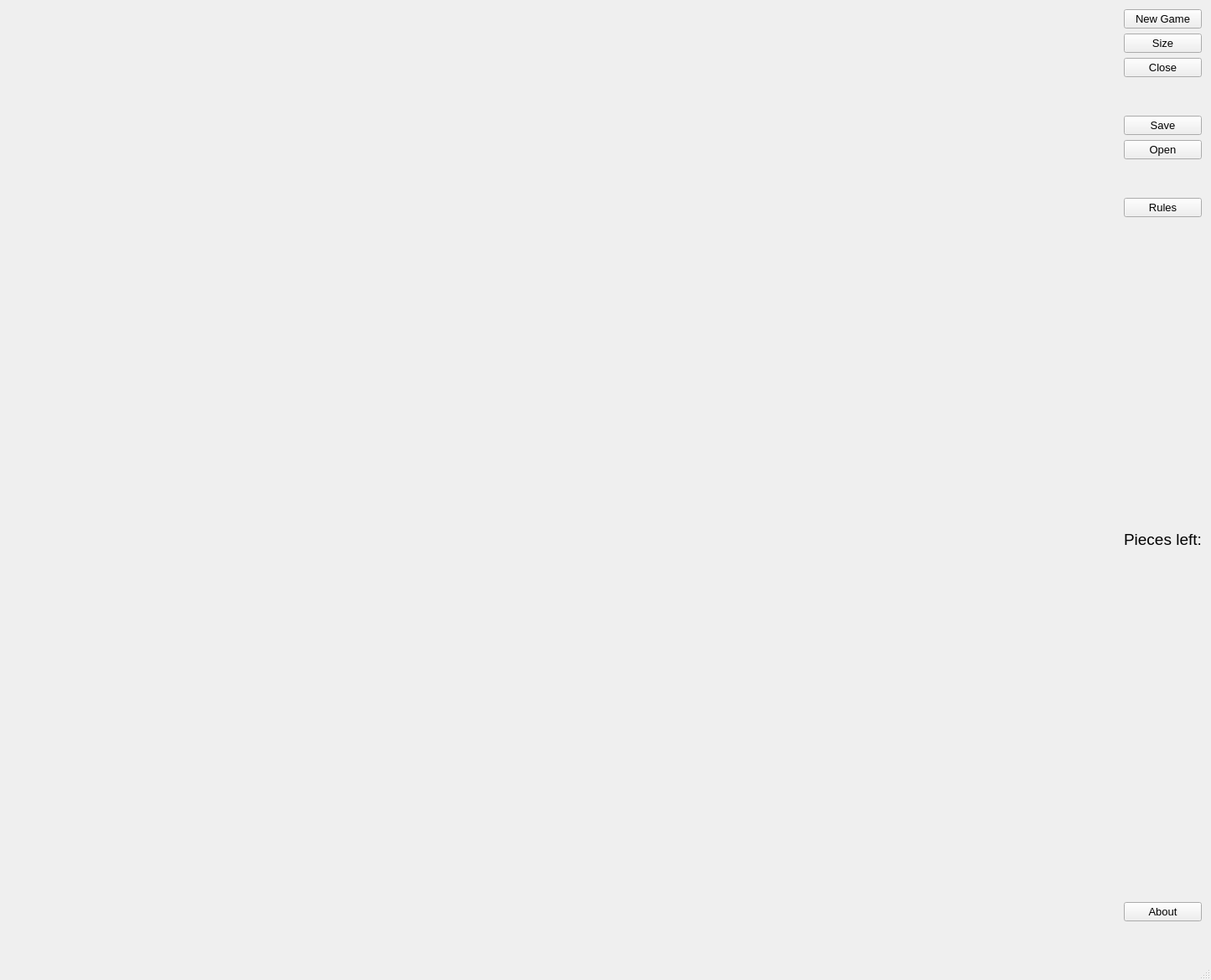
<?xml version="1.0" encoding="UTF-8"?>
<ui version="4.0">
 <class>MainWindow</class>
 <widget class="QMainWindow" name="MainWindow">
  <property name="geometry">
   <rect>
    <x>0</x>
    <y>0</y>
    <width>1445</width>
    <height>1169</height>
   </rect>
  </property>
  <property name="sizePolicy">
   <sizepolicy hsizetype="Preferred" vsizetype="Preferred">
    <horstretch>0</horstretch>
    <verstretch>0</verstretch>
   </sizepolicy>
  </property>
  <property name="focusPolicy">
   <enum>Qt::StrongFocus</enum>
  </property>
  <property name="windowTitle">
   <string>Puzzle</string>
  </property>
  <property name="windowIcon">
   <iconset>
    <normaloff>icons/components.png</normaloff>icons/components.png</iconset>
  </property>
  <widget class="QWidget" name="centralWidget">
   <property name="sizePolicy">
    <sizepolicy hsizetype="Expanding" vsizetype="Expanding">
     <horstretch>0</horstretch>
     <verstretch>0</verstretch>
    </sizepolicy>
   </property>
   <layout class="QHBoxLayout" name="horizontalLayout">
    <item>
     <widget class="PuzzleView" name="puzzleWidget" native="true">
      <property name="sizePolicy">
       <sizepolicy hsizetype="Expanding" vsizetype="Expanding">
        <horstretch>1</horstretch>
        <verstretch>1</verstretch>
       </sizepolicy>
      </property>
      <property name="minimumSize">
       <size>
        <width>0</width>
        <height>0</height>
       </size>
      </property>
     </widget>
    </item>
    <item>
     <spacer name="horizontalSpacer">
      <property name="orientation">
       <enum>Qt::Horizontal</enum>
      </property>
      <property name="sizeHint" stdset="0">
       <size>
        <width>40</width>
        <height>20</height>
       </size>
      </property>
     </spacer>
    </item>
    <item>
     <widget class="PiecesView" name="piecesWidget" native="true">
      <property name="sizePolicy">
       <sizepolicy hsizetype="Expanding" vsizetype="Expanding">
        <horstretch>1</horstretch>
        <verstretch>1</verstretch>
       </sizepolicy>
      </property>
      <property name="minimumSize">
       <size>
        <width>0</width>
        <height>0</height>
       </size>
      </property>
     </widget>
    </item>
    <item>
     <layout class="QVBoxLayout" name="verticalLayout">
      <item>
       <widget class="QPushButton" name="newGameButton">
        <property name="font">
         <font>
          <pointsize>10</pointsize>
         </font>
        </property>
        <property name="text">
         <string>New Game</string>
        </property>
       </widget>
      </item>
      <item>
       <widget class="QPushButton" name="sizeButton">
        <property name="font">
         <font>
          <pointsize>10</pointsize>
         </font>
        </property>
        <property name="text">
         <string>Size</string>
        </property>
       </widget>
      </item>
      <item>
       <widget class="QPushButton" name="closeButton">
        <property name="font">
         <font>
          <pointsize>10</pointsize>
         </font>
        </property>
        <property name="text">
         <string>Close</string>
        </property>
       </widget>
      </item>
      <item>
       <spacer name="verticalSpacer_2">
        <property name="orientation">
         <enum>Qt::Vertical</enum>
        </property>
        <property name="sizeType">
         <enum>QSizePolicy::Fixed</enum>
        </property>
        <property name="sizeHint" stdset="0">
         <size>
          <width>20</width>
          <height>40</height>
         </size>
        </property>
       </spacer>
      </item>
      <item>
       <widget class="QPushButton" name="saveButton">
        <property name="font">
         <font>
          <pointsize>10</pointsize>
         </font>
        </property>
        <property name="text">
         <string>Save</string>
        </property>
       </widget>
      </item>
      <item>
       <widget class="QPushButton" name="openButton">
        <property name="font">
         <font>
          <pointsize>10</pointsize>
         </font>
        </property>
        <property name="text">
         <string>Open</string>
        </property>
       </widget>
      </item>
      <item>
       <spacer name="verticalSpacer_3">
        <property name="orientation">
         <enum>Qt::Vertical</enum>
        </property>
        <property name="sizeType">
         <enum>QSizePolicy::Fixed</enum>
        </property>
        <property name="sizeHint" stdset="0">
         <size>
          <width>20</width>
          <height>40</height>
         </size>
        </property>
       </spacer>
      </item>
      <item>
       <widget class="QPushButton" name="rulesButton">
        <property name="font">
         <font>
          <pointsize>10</pointsize>
         </font>
        </property>
        <property name="text">
         <string>Rules</string>
        </property>
       </widget>
      </item>
      <item>
       <spacer name="verticalSpacer_4">
        <property name="orientation">
         <enum>Qt::Vertical</enum>
        </property>
        <property name="sizeHint" stdset="0">
         <size>
          <width>20</width>
          <height>40</height>
         </size>
        </property>
       </spacer>
      </item>
      <item>
       <widget class="QLabel" name="scoreLTextLabel">
        <property name="font">
         <font>
          <pointsize>14</pointsize>
         </font>
        </property>
        <property name="text">
         <string>Pieces left:</string>
        </property>
       </widget>
      </item>
      <item>
       <widget class="QLabel" name="scoreLNumLabel">
        <property name="font">
         <font>
          <pointsize>28</pointsize>
          <weight>75</weight>
          <bold>true</bold>
         </font>
        </property>
        <property name="text">
         <string/>
        </property>
       </widget>
      </item>
      <item>
       <spacer name="verticalSpacer">
        <property name="orientation">
         <enum>Qt::Vertical</enum>
        </property>
        <property name="sizeHint" stdset="0">
         <size>
          <width>20</width>
          <height>40</height>
         </size>
        </property>
       </spacer>
      </item>
      <item>
       <widget class="QPushButton" name="aboutButton">
        <property name="font">
         <font>
          <pointsize>10</pointsize>
         </font>
        </property>
        <property name="text">
         <string>About</string>
        </property>
       </widget>
      </item>
      <item>
       <spacer name="verticalSpacer_5">
        <property name="orientation">
         <enum>Qt::Vertical</enum>
        </property>
        <property name="sizeType">
         <enum>QSizePolicy::Fixed</enum>
        </property>
        <property name="sizeHint" stdset="0">
         <size>
          <width>77</width>
          <height>37</height>
         </size>
        </property>
       </spacer>
      </item>
     </layout>
    </item>
   </layout>
  </widget>
  <widget class="QStatusBar" name="statusBar"/>
 </widget>
 <layoutdefault spacing="6" margin="11"/>
 <customwidgets>
  <customwidget>
   <class>PuzzleView</class>
   <extends>QWidget</extends>
   <header>puzzleview.h</header>
   <container>1</container>
   <slots>
    <signal>placeIsSelectedSignal(int)</signal>
    <signal>pieceToMoveSignal(int,int)</signal>
    <signal>pieceToDeleteSignal(int)</signal>
    <signal>pieceToRightPlaceSignal(int)</signal>
   </slots>
  </customwidget>
  <customwidget>
   <class>PiecesView</class>
   <extends>QWidget</extends>
   <header>piecesview.h</header>
   <container>1</container>
   <slots>
    <signal>pieceIsSelectedSignal(QImage)</signal>
   </slots>
  </customwidget>
 </customwidgets>
 <resources/>
 <connections>
  <connection>
   <sender>puzzleWidget</sender>
   <signal>placeIsSelectedSignal(int)</signal>
   <receiver>MainWindow</receiver>
   <slot>placeIsSelectedSlot(int)</slot>
   <hints>
    <hint type="sourcelabel">
     <x>267</x>
     <y>230</y>
    </hint>
    <hint type="destinationlabel">
     <x>535</x>
     <y>259</y>
    </hint>
   </hints>
  </connection>
  <connection>
   <sender>piecesWidget</sender>
   <signal>pieceIsSelectedSignal(QImage)</signal>
   <receiver>MainWindow</receiver>
   <slot>pieceIsSelectedSlot(QImage)</slot>
   <hints>
    <hint type="sourcelabel">
     <x>1250</x>
     <y>212</y>
    </hint>
    <hint type="destinationlabel">
     <x>545</x>
     <y>199</y>
    </hint>
   </hints>
  </connection>
  <connection>
   <sender>puzzleWidget</sender>
   <signal>pieceToMoveSignal(int,int)</signal>
   <receiver>MainWindow</receiver>
   <slot>pieceToMoveSlot(int,int)</slot>
   <hints>
    <hint type="sourcelabel">
     <x>470</x>
     <y>391</y>
    </hint>
    <hint type="destinationlabel">
     <x>529</x>
     <y>394</y>
    </hint>
   </hints>
  </connection>
  <connection>
   <sender>puzzleWidget</sender>
   <signal>pieceToDeleteSignal(int)</signal>
   <receiver>MainWindow</receiver>
   <slot>pieceToDeleteSlot(int)</slot>
   <hints>
    <hint type="sourcelabel">
     <x>568</x>
     <y>526</y>
    </hint>
    <hint type="destinationlabel">
     <x>620</x>
     <y>536</y>
    </hint>
   </hints>
  </connection>
  <connection>
   <sender>puzzleWidget</sender>
   <signal>pieceToRightPlaceSignal(int)</signal>
   <receiver>MainWindow</receiver>
   <slot>pieceToRightPlaceSlot(int)</slot>
   <hints>
    <hint type="sourcelabel">
     <x>561</x>
     <y>469</y>
    </hint>
    <hint type="destinationlabel">
     <x>617</x>
     <y>471</y>
    </hint>
   </hints>
  </connection>
 </connections>
 <slots>
  <slot>placeIsSelectedSlot(int)</slot>
  <slot>pieceIsSelectedSlot(QImage)</slot>
  <slot>pieceToMoveSlot(int,int)</slot>
  <slot>pieceToDeleteSlot(int)</slot>
  <slot>pieceToRightPlaceSlot(int)</slot>
 </slots>
</ui>
